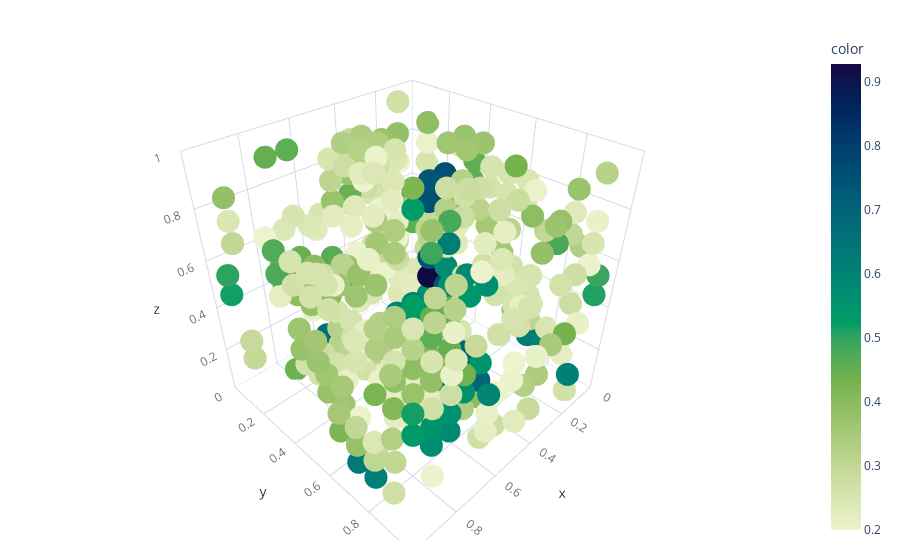

Notebook source saved alongside this figure:
### Code cell
import functools as ft
from eins import EinsOp

dens = out[..., jnp.array(chosen_elems)]
dens = dens / jnp.max(jnp.abs(dens))

N_GRID = config.voxelizer.n_grid

grid_vals = jnp.linspace(0, 1, N_GRID + 1)[:-1]

xx, yy, zz = jnp.meshgrid(grid_vals, grid_vals, grid_vals)
xyz = EinsOp('d n1 n2 n3 -> (n1 n2 n3) d')(jnp.array([xx, yy, zz]))

xyz = (xyz + 0.2) % 1


def plot(dens, skip=2, thresh=0.2):
    cmap = rp.list_aquaria if is_dark else rp.list_cabana
    skip_mask = jnp.mgrid[0:N_GRID, 0:N_GRID, 0:N_GRID] % skip == 0
    skip_mask = skip_mask.reshape(3, -1).all(axis=0)
    dens = dens.max(axis=-1).reshape(-1)
    bg_mask = (abs(dens) > thresh).reshape(-1)
    mask = skip_mask & bg_mask
    return px.scatter_3d(
        x=xyz[mask, 0],
        y=xyz[mask, 1],
        z=xyz[mask, 2],
        color=dens[mask].astype(xyz.dtype),
        # color=np.array(species[mask]).astype('str'),
        color_continuous_scale=cmap,
        range_x=[0, 1], range_y=[0, 1], range_z=[0, 1],
        opacity=1,
    )
plot(dens)

### Figure 1 — Plotly figure (JSON) as saved in the notebook; plotly's stock layout.template omitted (floating-point values rounded to 4 significant figures; data arrays with more than 128 entries replaced by an {"elided": "..."} marker saying what was removed)
{"data": [{"hovertemplate": "x=%{x}<br>y=%{y}<br>z=%{z}<br>color=%{marker.color}<extra></extra>", "legendgroup": "", "marker": {"color": {"elided": "391 float values"}, "coloraxis": "coloraxis", "opacity": 1, "symbol": "circle"}, "mode": "markers", "name": "", "scene": "scene", "showlegend": false, "type": "scatter3d", "x": {"elided": "391 float values"}, "y": {"elided": "391 float values"}, "z": {"elided": "391 float values"}}], "layout": {"coloraxis": {"colorbar": {"title": {"text": "color"}}, "colorscale": {"elided": "256x2 mixed values"}}, "legend": {"tracegroupgap": 0}, "scene": {"domain": {"x": [0, 1], "y": [0, 1]}, "xaxis": {"range": [0, 1], "title": {"text": "x"}}, "yaxis": {"range": [0, 1], "title": {"text": "y"}}, "zaxis": {"range": [0, 1], "title": {"text": "z"}}}}}
